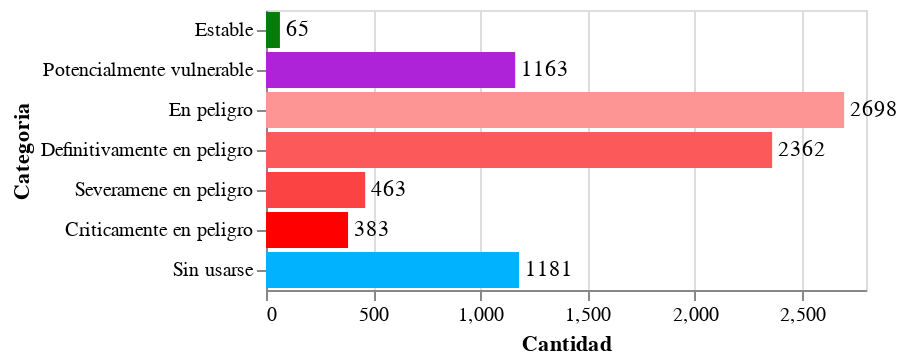

The notebook cell this image was saved under:
### Code cell
import altair as alt
import pandas as pd
import os
import re

## Datos tomados de aquí: https://en.wal.unesco.org/en/discover/languages

#Endangered/unsafe (2698)
#Definitely endangered (2362)
#Not in use (1181)
#Potentially vulnerable (1163)
#Severely endangered (463)
#Critically endangered (383)
#Safe (65) 

source = pd.DataFrame({
    'Categoria': ['Estable', 'Potencialmente vulnerable', 'En peligro', 'Definitivamente en peligro', 'Severamene en peligro', 'Criticamente en peligro', 'Sin usarse'],
    'Cantidad': [65, 1163,2698, 2362, 463, 383, 1181]
})

print("Total de lenguages categorizados:",sum(source['Cantidad']))

base = alt.Chart(source)

bars = base.mark_bar().encode(
    y=alt.Y('Categoria',sort=None),
    x='Cantidad',
    color=alt.Color('Categoria', sort=None,scale=alt.Scale(range=['#077c09','#ae23d7','#fe9595','#fc5a5a','#fc4343','#ff0000','#00b2ff']), legend=None)
)

text = base.mark_text(
    align='left',
    baseline='middle',
    dx=3
).encode(
    x='Cantidad',
    y=alt.Y('Categoria', sort=None),
    text='Cantidad'
)

bars+text

### Figure 1 — Vega-Lite specification as saved in the notebook (floating-point values rounded to 4 significant figures)
{"config": {"view": {"continuousWidth": 300, "continuousHeight": 300}}, "layer": [{"mark": {"type": "bar"}, "encoding": {"color": {"field": "Categoria", "legend": null, "scale": {"range": ["#077c09", "#ae23d7", "#fe9595", "#fc5a5a", "#fc4343", "#ff0000", "#00b2ff"]}, "sort": null, "type": "nominal"}, "x": {"field": "Cantidad", "type": "quantitative"}, "y": {"field": "Categoria", "sort": null, "type": "nominal"}}}, {"mark": {"type": "text", "align": "left", "baseline": "middle", "dx": 3}, "encoding": {"text": {"field": "Cantidad", "type": "quantitative"}, "x": {"field": "Cantidad", "type": "quantitative"}, "y": {"field": "Categoria", "sort": null, "type": "nominal"}}}], "data": {"name": "data-f298d4f465bdaba35bac1ecbb74f7598"}, "$schema": "https://vega.github.io/schema/vega-lite/v5.20.1.json", "datasets": {"data-f298d4f465bdaba35bac1ecbb74f7598": [{"Categoria": "Estable", "Cantidad": 65}, {"Categoria": "Potencialmente vulnerable", "Cantidad": 1163}, {"Categoria": "En peligro", "Cantidad": 2698}, {"Categoria": "Definitivamente en peligro", "Cantidad": 2362}, {"Categoria": "Severamene en peligro", "Cantidad": 463}, {"Categoria": "Criticamente en peligro", "Cantidad": 383}, {"Categoria": "Sin usarse", "Cantidad": 1181}]}}
